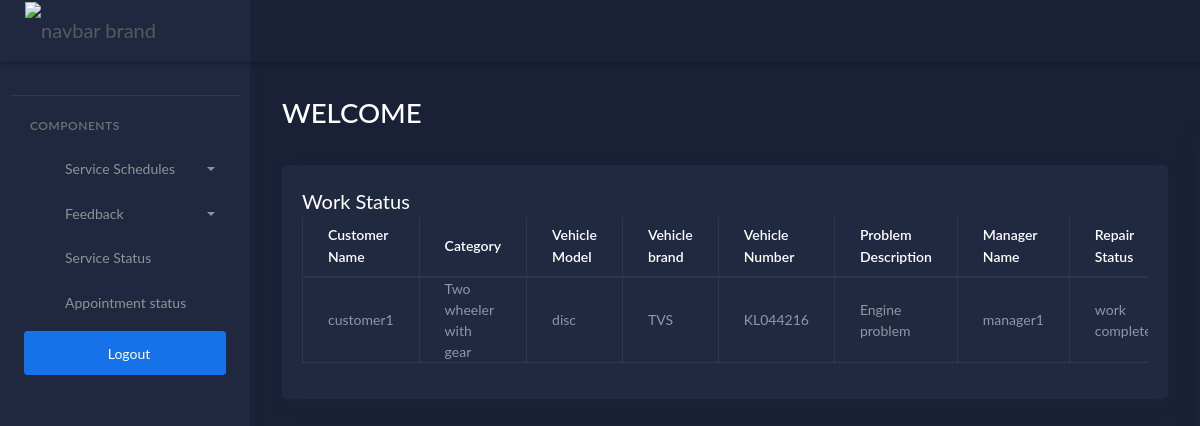
/workassigncustomerview (signed in), run on an earlier commit of the app's database.
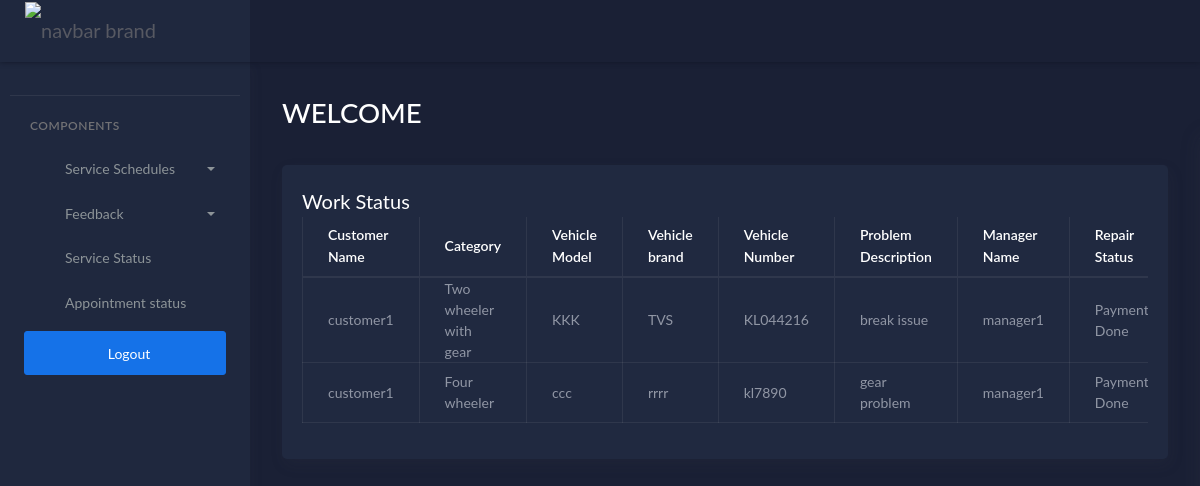
And on a later commit of the database.
### workshopapp/models.py (models this page shows, shortened)
class Assign_Work(models.Model):
    customer = models.ForeignKey(customer, on_delete=models.DO_NOTHING)
    manager = models.ForeignKey(manager, on_delete=models.DO_NOTHING)
    cat = (('Two wheeler with gear', 'two wheeler with gear'),
           ('Two wheeler without gear','Two wheeler without gear'),
           ('Four wheeler','Four wheeler'),
           ('Three Wheeler','Three Wheeler'))
    category = models.CharField(max_length=50,choices=cat)
    vehicle_name = models.CharField(max_length=50)
    vehicle_model = models.CharField(max_length=50)
    vehicle_brand = models.CharField(max_length=50)
    vehicle_number = models.CharField(max_length=10)
    problem_description = models.CharField(max_length=100)
    date = models.DateField()
    status = (('Repairing', 'Repairing'),
           ('Work Completed', 'Work Completed'),
              ('Payment Done', 'Payment Done')
           )
    rep_category = models.CharField(max_length=50,choices=status)
    cost = models.CharField(max_length=50,default=0)

class customer(models.Model):
    user = models.OneToOneField(Login, on_delete=models.CASCADE, related_name='customer')
    name=models.CharField(max_length=50)
    address=models.CharField(max_length=300)
    image = models.FileField(upload_to='customers/')
    email=models.EmailField(max_length=100)
    mobile=models.CharField(max_length=25)

class manager(models.Model):
    user = models.OneToOneField(Login, on_delete=models.CASCADE, related_name='manager')
    name = models.CharField(max_length=50)
    address = models.CharField(max_length=300)
    image = models.FileField(upload_to='images/')
    email = models.EmailField(max_length=100)
    mobile = models.CharField(max_length=25)

### workshopapp/customerviews.py (the view)
# urls.py: path('workassigncustomerview',customerviews.Work_assign_View_by_customer,name='workassigncustomerview'),
@login_required(login_url='loginpage')
def Work_assign_View_by_customer(request):
    u = customer.objects.get(user=request.user)
    v = Assign_Work.objects.filter(customer=u)
    return render(request,'customer/workassignviewbycustomer.html', {'v': v})

### templates/customer/workassignviewbycustomer.html (shortened to what this page needs)
{% extends 'customer/cusdash.html' %}
{% block content %}
<div class="col-lg-21 stretch-card">
                <div class="card">
                  <div class="card-body">
                    <h4 class="card-title">Work Status</h4>
                    <div class="table-responsive">
                      <table class="table table-bordered ">
                        <thead>
                          <tr>
                            <th class="card-title">Customer Name</th>
                            <th class="card-title">Category</th>
                            <th class="card-title">Vehicle Model</th>
                            <th class="card-title">Vehicle brand</th>
                            <th class="card-title">Vehicle Number</th>
                            <th class="card-title">Problem Description</th>
                            <th class="card-title">Manager Name</th>
                            <th class="card-title">Repair Status</th>
                          </tr>
                        </thead>
                        <tbody>
                        {% for i in v %}
                          <tr class="table-default">
                            <td>{{ i.customer.name }}  </td>
                            <td>{{ i.category }}  </td>
                            <td>{{ i.vehicle_model }}  </td>
                            <td>{{ i.vehicle_brand }}  </td>
                            <td>{{ i.vehicle_number }}  </td>
                            <td>{{ i.problem_description }}  </td>
                            <td>{{ i.manager.name }}  </td>
                            <td>
                              {{ i.rep_category }}
                            </td>
                          </tr>
                        {% endfor %}
                        </tbody>
                      </table>
                    </div>
                  </div>
                </div>
              </div>
{% endblock %}

What changed in the data, as far as the page shows it:
changed Assign_Work "Two wheeler with gear": vehicle_model "disc" → "KKK"; problem_description "Engine problem" → "break issue"; rep_category "work…" → "Payment Done"
now on this page (row edited): Assign_Work: customer.name "customer1", category "Four wheeler", vehicle_model "ccc", vehicle_brand "rrrr", vehicle_number "kl7890", problem_description "gear problem", manager.name "manager1", rep_category "Payment Done"
